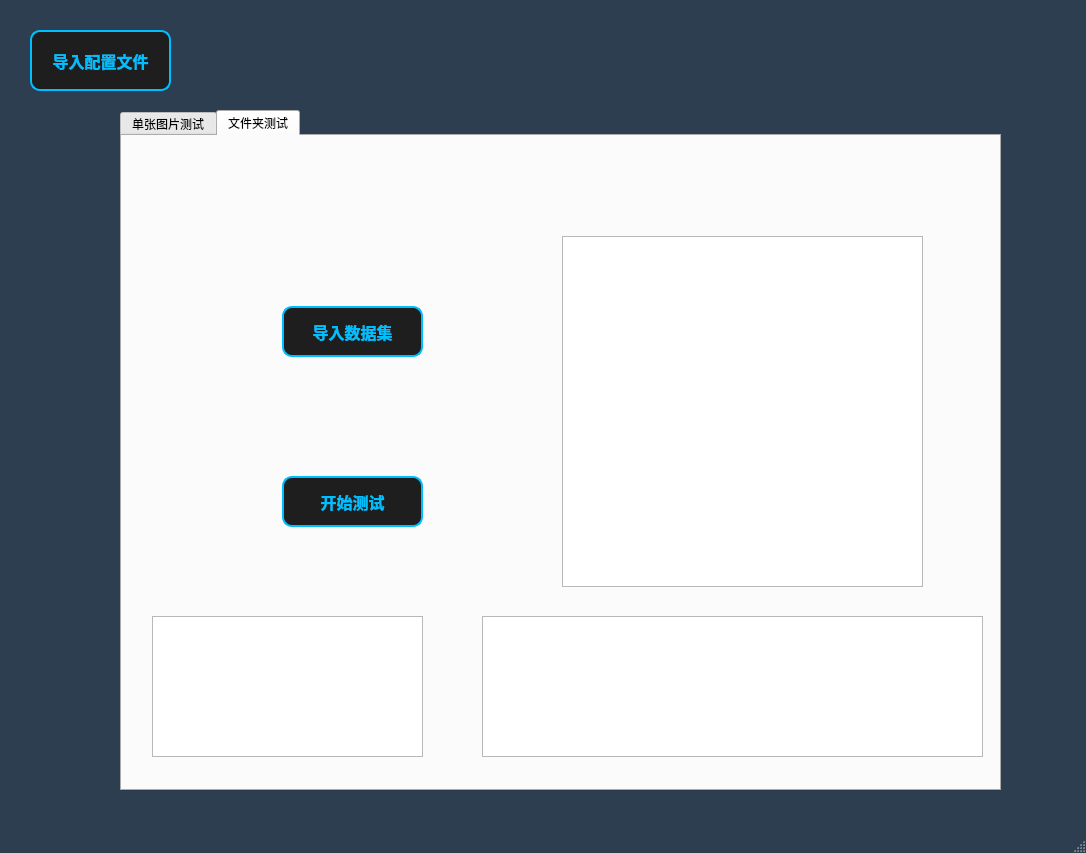
<?xml version="1.0" encoding="UTF-8"?>
<ui version="4.0">
 <class>MainWindow</class>
 <widget class="QMainWindow" name="MainWindow">
  <property name="geometry">
   <rect>
    <x>0</x>
    <y>0</y>
    <width>1086</width>
    <height>853</height>
   </rect>
  </property>
  <property name="sizePolicy">
   <sizepolicy hsizetype="Preferred" vsizetype="Preferred">
    <horstretch>0</horstretch>
    <verstretch>0</verstretch>
   </sizepolicy>
  </property>
  <property name="minimumSize">
   <size>
    <width>0</width>
    <height>0</height>
   </size>
  </property>
  <property name="maximumSize">
   <size>
    <width>4144444</width>
    <height>444444</height>
   </size>
  </property>
  <property name="windowTitle">
   <string>目标检测模型训练</string>
  </property>
  <property name="styleSheet">
   <string notr="true">QLabel,  QLineEdit {
    font-size: 15px; /* 根据需要调整字体大小 */
    font-weight: bold;
    color: #00BFFF  /* 使用浅蓝色 */
}
QMainWindow{
background-color: #2c3e50
}
QPushButton {
    font-family: 'Roboto';
    font-size: 16px;
    font-weight: bold;
    color: #00BFFF; /* 浅蓝色字体 */
    background-color: #1E1E1E; /* 深色背景 */
    border: 2px solid #00BFFF; /* 浅蓝色边框 */
    border-radius: 10px; /* 圆角 */
    padding: 8px 16px; /* 内边距，增大点击区域 */
}

/* 鼠标悬停效果 */
QPushButton:hover {
    background-color: #00BFFF; /* 悬停时背景变为浅蓝色 */
    color: #1E1E1E; /* 悬停时字体颜色变为深色 */
}

/* 按下效果 */
QPushButton:pressed {
    background-color: #0080FF; /* 按下时背景变为深蓝色 */
    border: 2px solid #0080FF; /* 按下时边框变为深蓝色 */
}</string>
  </property>
  <widget class="QWidget" name="centralwidget">
   <property name="sizePolicy">
    <sizepolicy hsizetype="Expanding" vsizetype="Expanding">
     <horstretch>0</horstretch>
     <verstretch>0</verstretch>
    </sizepolicy>
   </property>
   <widget class="QPushButton" name="importSettings_btn">
    <property name="geometry">
     <rect>
      <x>30</x>
      <y>30</y>
      <width>141</width>
      <height>61</height>
     </rect>
    </property>
    <property name="styleSheet">
     <string notr="true"/>
    </property>
    <property name="text">
     <string>导入配置文件</string>
    </property>
   </widget>
   <widget class="QTabWidget" name="tabWidget">
    <property name="geometry">
     <rect>
      <x>120</x>
      <y>110</y>
      <width>881</width>
      <height>681</height>
     </rect>
    </property>
    <property name="styleSheet">
     <string notr="true">QPushButton {
    font-family: 'Roboto';
    font-size: 16px;
    font-weight: bold;
    color: #00BFFF; /* 浅蓝色字体 */
    background-color: #1E1E1E; /* 深色背景 */
    border: 2px solid #00BFFF; /* 浅蓝色边框 */
    border-radius: 10px; /* 圆角 */
    padding: 8px 16px; /* 内边距，增大点击区域 */
}

/* 鼠标悬停效果 */
QPushButton:hover {
    background-color: #00BFFF; /* 悬停时背景变为浅蓝色 */
    color: #1E1E1E; /* 悬停时字体颜色变为深色 */
}

/* 按下效果 */
QPushButton:pressed {
    background-color: #0080FF; /* 按下时背景变为深蓝色 */
    border: 2px solid #0080FF; /* 按下时边框变为深蓝色 */
}</string>
    </property>
    <property name="currentIndex">
     <number>1</number>
    </property>
    <widget class="QWidget" name="SingleTest">
     <attribute name="title">
      <string>单张图片测试</string>
     </attribute>
     <widget class="QLabel" name="srcImg_label">
      <property name="geometry">
       <rect>
        <x>10</x>
        <y>10</y>
        <width>400</width>
        <height>300</height>
       </rect>
      </property>
      <property name="font">
       <font>
        <pointsize>-1</pointsize>
        <italic>false</italic>
        <bold>true</bold>
       </font>
      </property>
      <property name="styleSheet">
       <string notr="true">border: 1px solid black; /* 黑色实线边框 */
padding: 5px; /* 内边距 */</string>
      </property>
      <property name="text">
       <string>本地图像</string>
      </property>
      <property name="alignment">
       <set>Qt::AlignmentFlag::AlignCenter</set>
      </property>
     </widget>
     <widget class="QLabel" name="predImg_label">
      <property name="geometry">
       <rect>
        <x>420</x>
        <y>10</y>
        <width>400</width>
        <height>300</height>
       </rect>
      </property>
      <property name="font">
       <font>
        <pointsize>-1</pointsize>
        <bold>true</bold>
       </font>
      </property>
      <property name="styleSheet">
       <string notr="true">border: 1px solid black; /* 黑色实线边框 */
padding: 5px; /* 内边距 */</string>
      </property>
      <property name="text">
       <string>预测图像</string>
      </property>
      <property name="alignment">
       <set>Qt::AlignmentFlag::AlignCenter</set>
      </property>
     </widget>
     <widget class="QLabel" name="result_label">
      <property name="geometry">
       <rect>
        <x>130</x>
        <y>380</y>
        <width>591</width>
        <height>51</height>
       </rect>
      </property>
      <property name="font">
       <font>
        <pointsize>-1</pointsize>
        <bold>true</bold>
       </font>
      </property>
      <property name="styleSheet">
       <string notr="true">border: 1px solid black; /* 黑色实线边框 */
padding: 5px; /* 内边距 */</string>
      </property>
      <property name="text">
       <string>预测结果：</string>
      </property>
      <property name="alignment">
       <set>Qt::AlignmentFlag::AlignCenter</set>
      </property>
     </widget>
     <widget class="QPushButton" name="importModel_btn">
      <property name="geometry">
       <rect>
        <x>150</x>
        <y>490</y>
        <width>151</width>
        <height>51</height>
       </rect>
      </property>
      <property name="styleSheet">
       <string notr="true">QPushButton {
    font-family: 'Roboto';
    font-size: 16px;
    font-weight: bold;
    color: #00BFFF; /* 浅蓝色字体 */
    background-color: #1E1E1E; /* 深色背景 */
    border: 2px solid #00BFFF; /* 浅蓝色边框 */
    border-radius: 10px; /* 圆角 */
    padding: 8px 16px; /* 内边距，增大点击区域 */
}

/* 鼠标悬停效果 */
QPushButton:hover {
    background-color: #00BFFF; /* 悬停时背景变为浅蓝色 */
    color: #1E1E1E; /* 悬停时字体颜色变为深色 */
}

/* 按下效果 */
QPushButton:pressed {
    background-color: #0080FF; /* 按下时背景变为深蓝色 */
    border: 2px solid #0080FF; /* 按下时边框变为深蓝色 */
}</string>
      </property>
      <property name="text">
       <string>导入模型</string>
      </property>
     </widget>
     <widget class="QPushButton" name="importImg_btn">
      <property name="geometry">
       <rect>
        <x>340</x>
        <y>490</y>
        <width>141</width>
        <height>51</height>
       </rect>
      </property>
      <property name="styleSheet">
       <string notr="true"/>
      </property>
      <property name="text">
       <string>导入本地图片</string>
      </property>
     </widget>
     <widget class="QPushButton" name="testImg_btn">
      <property name="geometry">
       <rect>
        <x>510</x>
        <y>490</y>
        <width>151</width>
        <height>51</height>
       </rect>
      </property>
      <property name="styleSheet">
       <string notr="true"/>
      </property>
      <property name="text">
       <string>测试图片</string>
      </property>
     </widget>
     <widget class="QLabel" name="A_label">
      <property name="geometry">
       <rect>
        <x>220</x>
        <y>580</y>
        <width>111</width>
        <height>51</height>
       </rect>
      </property>
      <property name="text">
       <string>&lt;html&gt;&lt;head/&gt;&lt;body&gt;&lt;p&gt;&lt;br/&gt;&lt;/p&gt;&lt;/body&gt;&lt;/html&gt;</string>
      </property>
      <property name="alignment">
       <set>Qt::AlignmentFlag::AlignCenter</set>
      </property>
     </widget>
     <widget class="QLabel" name="B_label">
      <property name="geometry">
       <rect>
        <x>360</x>
        <y>580</y>
        <width>111</width>
        <height>51</height>
       </rect>
      </property>
      <property name="text">
       <string>&lt;html&gt;&lt;head/&gt;&lt;body&gt;&lt;p&gt;&lt;br/&gt;&lt;/p&gt;&lt;/body&gt;&lt;/html&gt;</string>
      </property>
      <property name="alignment">
       <set>Qt::AlignmentFlag::AlignCenter</set>
      </property>
     </widget>
     <widget class="QLabel" name="C_label">
      <property name="geometry">
       <rect>
        <x>490</x>
        <y>580</y>
        <width>111</width>
        <height>51</height>
       </rect>
      </property>
      <property name="text">
       <string>&lt;html&gt;&lt;head/&gt;&lt;body&gt;&lt;p&gt;&lt;br/&gt;&lt;/p&gt;&lt;/body&gt;&lt;/html&gt;</string>
      </property>
      <property name="scaledContents">
       <bool>true</bool>
      </property>
      <property name="alignment">
       <set>Qt::AlignmentFlag::AlignCenter</set>
      </property>
     </widget>
    </widget>
    <widget class="QWidget" name="DecTest">
     <attribute name="title">
      <string>文件夹测试</string>
     </attribute>
     <widget class="QTextEdit" name="testDic_label">
      <property name="geometry">
       <rect>
        <x>440</x>
        <y>100</y>
        <width>361</width>
        <height>351</height>
       </rect>
      </property>
      <property name="readOnly">
       <bool>true</bool>
      </property>
     </widget>
     <widget class="QPushButton" name="dicStartTest_btn">
      <property name="geometry">
       <rect>
        <x>160</x>
        <y>340</y>
        <width>141</width>
        <height>51</height>
       </rect>
      </property>
      <property name="styleSheet">
       <string notr="true"/>
      </property>
      <property name="text">
       <string>开始测试</string>
      </property>
     </widget>
     <widget class="QPushButton" name="importDataset_btn">
      <property name="geometry">
       <rect>
        <x>160</x>
        <y>170</y>
        <width>141</width>
        <height>51</height>
       </rect>
      </property>
      <property name="styleSheet">
       <string notr="true"/>
      </property>
      <property name="text">
       <string>导入数据集</string>
      </property>
     </widget>
     <widget class="QTextEdit" name="allresults_label">
      <property name="geometry">
       <rect>
        <x>360</x>
        <y>480</y>
        <width>501</width>
        <height>141</height>
       </rect>
      </property>
     </widget>
     <widget class="QTextEdit" name="metrics_label">
      <property name="geometry">
       <rect>
        <x>30</x>
        <y>480</y>
        <width>271</width>
        <height>141</height>
       </rect>
      </property>
     </widget>
    </widget>
   </widget>
   <zorder>tabWidget</zorder>
   <zorder>importSettings_btn</zorder>
  </widget>
  <widget class="QStatusBar" name="statusbar"/>
 </widget>
 <resources/>
 <connections/>
</ui>
